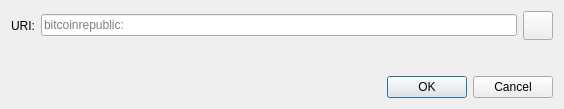
<?xml version="1.0" encoding="UTF-8"?>
<ui version="4.0">
 <class>OpenURIDialog</class>
 <widget class="QDialog" name="OpenURIDialog">
  <property name="geometry">
   <rect>
    <x>0</x>
    <y>0</y>
    <width>564</width>
    <height>109</height>
   </rect>
  </property>
  <property name="windowTitle">
   <string>Open bitcoinrepublic URI</string>
  </property>
  <layout class="QVBoxLayout" name="verticalLayout">
   <item>
    <layout class="QHBoxLayout" name="horizontalLayout">
     <item>
      <widget class="QLabel" name="label">
       <property name="text">
        <string>URI:</string>
       </property>
      </widget>
     </item>
     <item>
      <widget class="QValidatedLineEdit" name="uriEdit">
       <property name="placeholderText">
        <string notr="true">bitcoinrepublic:</string>
       </property>
      </widget>
     </item>
     <item>
      <widget class="QToolButton" name="pasteButton">
       <property name="toolTip">
        <string extracomment="Tooltip text for button that allows you to paste an address that is in your clipboard.">Paste address from clipboard</string>
       </property>
       <property name="text">
        <string/>
       </property>
       <property name="icon">
        <iconset resource="../bitcoinrepublic.qrc">
         <normaloff>:/icons/editpaste</normaloff>:/icons/editpaste
        </iconset>
       </property>
       <property name="iconSize">
        <size>
         <width>22</width>
         <height>22</height>
        </size>
       </property>
      </widget>
     </item>
    </layout>
   </item>
   <item>
    <spacer name="verticalSpacer">
     <property name="orientation">
      <enum>Qt::Vertical</enum>
     </property>
     <property name="sizeHint" stdset="0">
      <size>
       <width>20</width>
       <height>40</height>
      </size>
     </property>
    </spacer>
   </item>
   <item>
    <widget class="QDialogButtonBox" name="buttonBox">
     <property name="orientation">
      <enum>Qt::Horizontal</enum>
     </property>
     <property name="standardButtons">
      <set>QDialogButtonBox::Cancel|QDialogButtonBox::Ok</set>
     </property>
    </widget>
   </item>
  </layout>
 </widget>
 <customwidgets>
  <customwidget>
   <class>QValidatedLineEdit</class>
   <extends>QLineEdit</extends>
   <header>qt/qvalidatedlineedit.h</header>
  </customwidget>
 </customwidgets>
 <resources/>
 <connections>
  <connection>
   <sender>buttonBox</sender>
   <signal>accepted()</signal>
   <receiver>OpenURIDialog</receiver>
   <slot>accept()</slot>
   <hints>
    <hint type="sourcelabel">
     <x>248</x>
     <y>254</y>
    </hint>
    <hint type="destinationlabel">
     <x>157</x>
     <y>274</y>
    </hint>
   </hints>
  </connection>
  <connection>
   <sender>buttonBox</sender>
   <signal>rejected()</signal>
   <receiver>OpenURIDialog</receiver>
   <slot>reject()</slot>
   <hints>
    <hint type="sourcelabel">
     <x>316</x>
     <y>260</y>
    </hint>
    <hint type="destinationlabel">
     <x>286</x>
     <y>274</y>
    </hint>
   </hints>
  </connection>
 </connections>
</ui>
